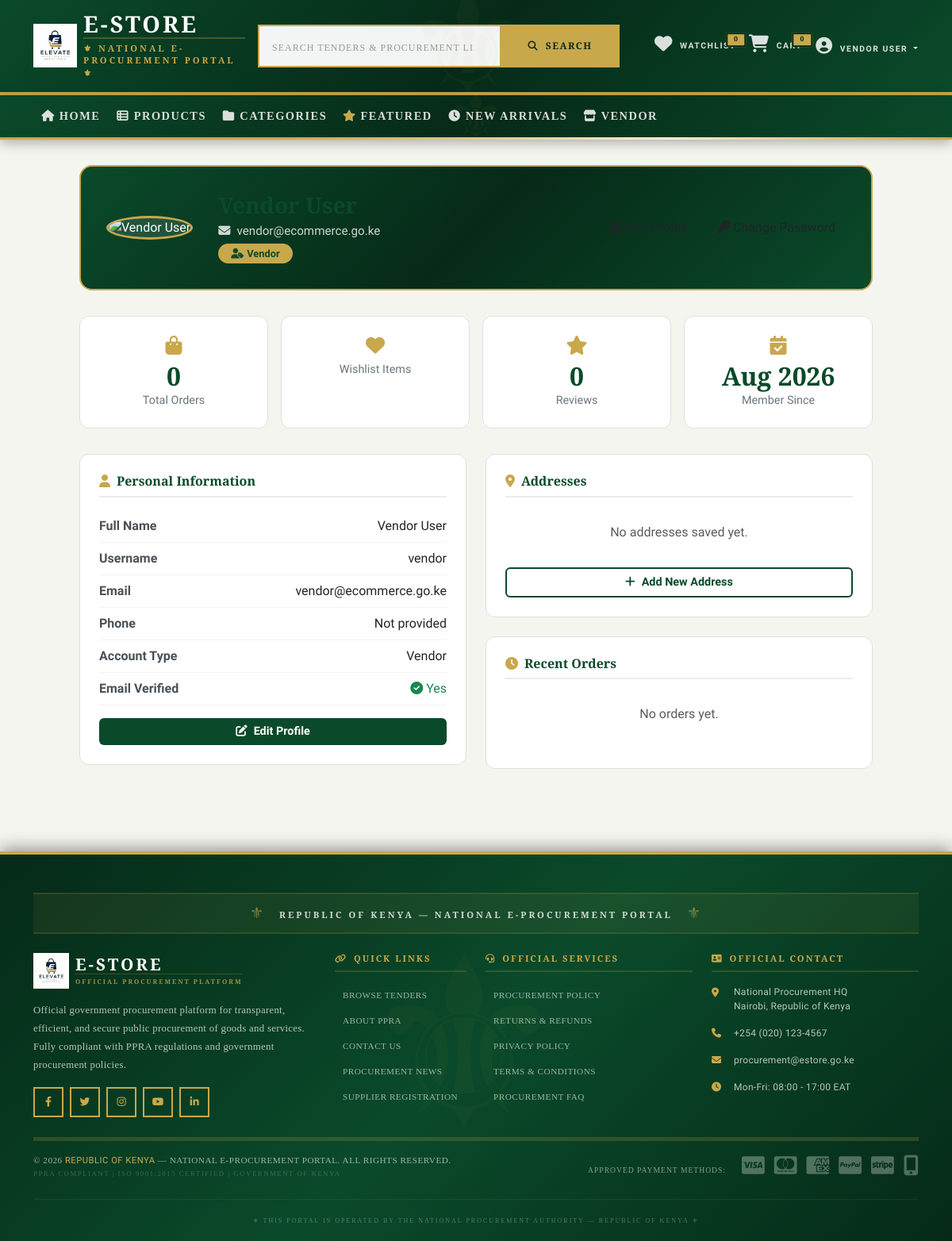
The app's page /accounts/profile/ (signed in) with its own data.
### apps/accounts/models.py (models this page shows, shortened)
class User(AbstractUser):
    USER_TYPES = (
        ('customer', 'Customer'),
        ('vendor', 'Vendor'),
        ('admin', 'Admin'),
        ('moderator', 'Moderator'),
    )
    email = models.EmailField(unique=True)
    phone_number = models.CharField(
        max_length=15,
        validators=[RegexValidator(r'^\+?1?\d{9,15}$', 'Enter a valid phone number')],
        blank=True
    )
    user_type = models.CharField(max_length=20, choices=USER_TYPES, default='customer')
    profile_picture = models.ImageField(upload_to='users/profiles/', null=True, blank=True)
    bio = models.TextField(max_length=500, blank=True)
    address = models.TextField(blank=True)
    city = models.CharField(max_length=100, blank=True)
    state = models.CharField(max_length=100, blank=True)
    country = models.CharField(max_length=100, blank=True)
    postal_code = models.CharField(max_length=20, blank=True)
    is_email_verified = models.BooleanField(default=False)
    is_phone_verified = models.BooleanField(default=False)
    is_blocked = models.BooleanField(default=False)
    is_banned = models.BooleanField(default=False)
    last_login_ip = models.GenericIPAddressField(null=True, blank=True)
    created_at = models.DateTimeField(auto_now_add=True)
    updated_at = models.DateTimeField(auto_now=True)
    deleted_at = models.DateTimeField(null=True, blank=True)
    currency = models.CharField(max_length=3, default='KES')
    language = models.CharField(max_length=10, default='en')
    email_notifications = models.BooleanField(default=True)
    sms_notifications = models.BooleanField(default=False)
    store_name = models.CharField(max_length=200, blank=True)
    store_description = models.TextField(blank=True)
    store_logo = models.ImageField(upload_to='stores/logos/', null=True, blank=True)
    store_banner = models.ImageField(upload_to='stores/banners/', null=True, blank=True)
    is_store_active = models.BooleanField(default=False)
    business_license = models.CharField(max_length=100, blank=True)
    tax_id = models.CharField(max_length=100, blank=True)
    bank_account = models.CharField(max_length=100, blank=True)
    bank_name = models.CharField(max_length=100, blank=True)
    two_factor_enabled = models.BooleanField(default=False)
    device_tokens = models.JSONField(default=list, blank=True)
    failed_login_attempts = models.PositiveIntegerField(default=0)
    locked_until = models.DateTimeField(null=True, blank=True)
    verification_token = models.UUIDField(default=uuid.uuid4, editable=False, unique=True)
    reset_token = models.UUIDField(null=True, blank=True)
    reset_token_expires = models.DateTimeField(null=True, blank=True)
    groups = models.ManyToManyField(Group, related_name='custom_user_groups', blank=True)
    user_permissions = models.ManyToManyField(Permission, related_name='custom_user_permissions', blank=True)
    class Meta:
        ordering = ['-date_joined']
        indexes = [
            models.Index(fields=['email']),
            models.Index(fields=['username']),
            models.Index(fields=['phone_number']),
            models.Index(fields=['user_type']),
            models.Index(fields=['is_active', 'is_blocked']),
        ]
    @property
    def full_name(self):
        return f"{self.first_name} {self.last_name}".strip() or self.username
    @property
    def is_vendor(self):
        return self.user_type == 'vendor'

### apps/accounts/views.py (the view)
# urls.py: path('profile/', views.profile, name='profile'),
@login_required
def profile(request):
    user = request.user
    addresses = user.addresses.filter(is_active=True)
    orders = user.orders.all().order_by('-created_at')[:5]
    context = {
        'user': user,
        'addresses': addresses,
        'orders': orders,
    }
    return render(request, 'accounts/profile.html', context)

### apps/accounts/templates/accounts/profile.html (shortened to what this page needs)
{% extends 'base.html' %}
{% load static %}
{% block content %}
<div class="container">
    <div class="profile-container">
        <div class="profile-header">
            <div>
                {% if user.profile_picture %}
                    <img src="{{ user.profile_picture.url }}" alt="{{ user.full_name }}" class="avatar">
                {% else %}
                    <img src="{% static 'images/default-avatar.png' %}" alt="{{ user.full_name }}" class="avatar">
                {% endif %}
            </div>
            <div class="user-info">
                <h3>{{ user.full_name }}</h3>
                <div class="user-email"><i class="fas fa-envelope me-2"></i>{{ user.email }}</div>
                <span class="user-role">
                    <i class="fas fa-user-tag me-1"></i>{{ user.get_user_type_display }}
                </span>
            </div>
            <div class="user-actions">
                <a href="{% url 'accounts:edit_profile' %}" class="btn btn-edit">
                    <i class="fas fa-edit me-1"></i>Edit Profile
                </a>
                <a href="{% url 'accounts:change_password' %}" class="btn btn-edit-outline">
                    <i class="fas fa-key me-1"></i>Change Password
                </a>
            </div>
        </div>
        <div class="profile-stats">
            <div class="stat-item">
                <i class="fas fa-shopping-bag"></i>
                <h4>{{ user.orders.count }}</h4>
                <p>Total Orders</p>
            </div>
            <div class="stat-item">
                <i class="fas fa-heart"></i>
                <p>Wishlist Items</p>
            </div>
            <div class="stat-item">
                <i class="fas fa-star"></i>
                <h4>{{ user.reviews.count }}</h4>
                <p>Reviews</p>
            </div>
            <div class="stat-item">
                <i class="fas fa-calendar-check"></i>
                <h4>{{ user.date_joined|date:"M Y" }}</h4>
                <p>Member Since</p>
            </div>
        </div>
        <div class="row">
            <div class="col-md-6">
                <div class="profile-card">
                    <h6 class="card-title"><i class="fas fa-user"></i>Personal Information</h6>
                    <div class="info-item">
                        <span class="label">Full Name</span>
                        <span class="value">{{ user.full_name }}</span>
                    </div>
                    <div class="info-item">
                        <span class="label">Username</span>
                        <span class="value">{{ user.username }}</span>
                    </div>
                    <div class="info-item">
                        <span class="label">Email</span>
                        <span class="value">{{ user.email }}</span>
                    </div>
                    <div class="info-item">
                        <span class="label">Phone</span>
                        <span class="value">{{ user.phone_number|default:"Not provided" }}</span>
                    </div>
                    <div class="info-item">
                        <span class="label">Account Type</span>
                        <span class="value">{{ user.get_user_type_display }}</span>
                    </div>
                    <div class="info-item">
                        <span class="label">Email Verified</span>
                        <span class="value">
                            {% if user.is_email_verified %}
                                <span class="text-success"><i class="fas fa-check-circle"></i> Yes</span>
                            {% else %}
                                <span class="text-warning"><i class="fas fa-exclamation-circle"></i> No</span>
                            {% endif %}
                        </span>
                    </div>
                    <div class="mt-3">
                        <a href="{% url 'accounts:edit_profile' %}" class="btn btn-edit w-100">
                            <i class="fas fa-edit me-2"></i>Edit Profile
                        </a>
                    </div>
                </div>
            </div>
            <div class="col-md-6">
                <div class="profile-card">
                    <h6 class="card-title"><i class="fas fa-map-marker-alt"></i>Addresses</h6>
                    {% if addresses %}
                        {% for address in addresses|slice:":3" %}
                            <div class="info-item">
                                <span class="label">
                                    {% if address.is_default %}
                                        <span class="badge bg-success">Default</span>
                                    {% endif %}
                                    {{ address.address_type|title }}
                                </span>
                                <span class="value">
                                    {{ address.address_line1 }}, {{ address.city }}
                                    <br><small>{{ address.country }}</small>
                                </span>
                            </div>
                        {% endfor %}
                        {% if addresses.count > 3 %}
                            <div class="text-center mt-2">
                                <small class="text-muted">+{{ addresses.count|add:"-3" }} more addresses</small>
                            </div>
                        {% endif %}
                    {% else %}
                        <p class="text-muted text-center py-3">No addresses saved yet.</p>
                    {% endif %}
                    <div class="mt-3">
                        <a href="{% url 'accounts:add_address' %}" class="btn btn-edit-outline w-100">
                            <i class="fas fa-plus me-2"></i>Add New Address
                        </a>
                    </div>
                </div>
                <div class="profile-card">
                    <h6 class="card-title"><i class="fas fa-clock"></i>Recent Orders</h6>
                    {% if user.orders.all|slice:":3" %}
                        {% for order in user.orders.all|slice:":3" %}
                            <div class="info-item">
                                <span class="label">#{{ order.order_number }}</span>
                                <span class="value">
                                    <span class="badge bg-{{ order.status }}">
                                        {{ order.get_status_display }}
                                    </span>
                                    <br><small>KES {{ order.total_amount }}</small>
                                </span>
                            </div>
                        {% endfor %}
                        <div class="mt-3">
                            <a href="{% url 'orders:order_history' %}" class="btn btn-edit-outline w-100">
                                <i class="fas fa-list me-2"></i>View All Orders
                            </a>
                        </div>
                    {% else %}
                        <p class="text-muted text-center py-3">No orders yet.</p>
                    {% endif %}
                </div>
            </div>
        </div>
    </div>
</div>
{% endblock %}

### templates/includes/header.html (shortened to what this page needs)
{% load static %}
<header class="header bg-primary-green text-white border-bottom border-gold">
    <div class="container py-3">
        <div class="row align-items-center g-3">
            <div class="col-md-3 col-6">
                <a href="{% url 'products:home' %}" class="text-decoration-none d-flex align-items-center">
                    <img src="{% static 'images/ecommerce.png' %}" alt="National E-Procurement Portal Logo" height="55" class="me-2">
                    <div>
                        <h1 class="mb-0 text-white fw-bold gov-title" style="font-family: 'Playfair Display', serif; text-transform: uppercase; letter-spacing: 3px; font-size: 1.8rem; line-height: 1;">
                            E-STORE
                        </h1>
                        <div class="gov-subtitle-wrapper mt-1">
                            <span class="text-gold gov-subtitle" style="font-family: 'Merriweather', serif; font-size: 0.7rem; letter-spacing: 3px; text-transform: uppercase; font-weight: 700; display: block; border-top: 2px solid rgba(201, 168, 76, 0.3); padding-top: 3px;">
                                ⚜ NATIONAL E-PROCUREMENT PORTAL ⚜
                            </span>
                        </div>
                    </div>
                </a>
            </div>
            <div class="col-md-5 d-none d-md-block">
                <form action="{% url 'products:search' %}" method="get" class="d-flex">
                    <input type="search" name="q" class="form-control form-control-lg gov-search"
                           style="border-radius: 0; border: 2px solid var(--gov-gold); background: rgba(255,255,255,0.95); font-family: 'Merriweather', serif; font-weight: 400; letter-spacing: 0.5px;"
                           placeholder="SEARCH TENDERS & PROCUREMENT LISTINGS..." value="{{ request.GET.q }}">
                    <button type="submit" class="btn gov-search-btn"
                            style="background: var(--gov-gold); color: var(--gov-green-dark); border-radius: 0; border: 2px solid var(--gov-gold); font-weight: 700; font-family: 'Merriweather', serif; text-transform: uppercase; letter-spacing: 1px; padding: 0 1.5rem;">
                        <i class="fas fa-search me-1"></i> SEARCH
                    </button>
                </form>
            </div>
            <div class="col-md-4 col-6">
                <div class="d-flex justify-content-end align-items-center gap-3">
                    <a href="{% url 'wishlist:view' %}" class="text-white position-relative gov-action-link" style="text-decoration: none; font-family: 'Merriweather', serif; font-weight: 700; text-transform: uppercase; font-size: 0.65rem; letter-spacing: 1px;">
                        <i class="fas fa-heart fa-lg"></i>
                        <span class="position-absolute top-0 start-100 translate-middle badge rounded-pill gov-badge"
                              style="background: var(--gov-gold); color: var(--gov-green-dark); font-weight: 900; font-family: 'Merriweather', serif; font-size: 0.55rem; border: 2px solid var(--gov-green-dark);">
                            {{ wishlist_count|default:0 }}
                        </span>
                        <span class="d-none d-md-inline ms-1">WATCHLIST</span>
                    </a>
                    <a href="{% url 'cart:view' %}" class="text-white position-relative gov-action-link" style="text-decoration: none; font-family: 'Merriweather', serif; font-weight: 700; text-transform: uppercase; font-size: 0.65rem; letter-spacing: 1px;">
                        <i class="fas fa-shopping-cart fa-lg"></i>
                        <span class="position-absolute top-0 start-100 translate-middle badge rounded-pill gov-badge"
                              style="background: var(--gov-gold); color: var(--gov-green-dark); font-weight: 900; font-family: 'Merriweather', serif; font-size: 0.55rem; border: 2px solid var(--gov-green-dark);">
                            {{ cart_total_items|default:0 }}
                        </span>
                        <span class="d-none d-md-inline ms-1">CART</span>
                    </a>
                    {% if user.is_authenticated %}
                        <div class="dropdown">
                            <button class="btn btn-link text-white dropdown-toggle p-0 gov-user-btn" data-bs-toggle="dropdown"
                                    style="text-decoration: none; font-family: 'Merriweather', serif; font-weight: 700; text-transform: uppercase; font-size: 0.65rem; letter-spacing: 1px;">
                                <i class="fas fa-user-circle fa-2x me-1"></i>
                                <span class="d-none d-md-inline">{{ user.full_name|truncatechars:12 }}</span>
                            </button>
                        </div>
                    {% endif %}
                </div>
            </div>
        </div>
    </div>
</header>

### records on screen
User: full_name "VENDOR USER", email "vendor@ecommerce.go.ke", user_type "Vendor", orders.count "0", reviews.count "0", date_joined "Aug 2026", full_name "Vendor User", username "vendor", phone_number "Not provided"

### other values on screen
{{ wishlist_count|default:0 }} "0"
{{ cart_total_items|default:0 }} "0"
